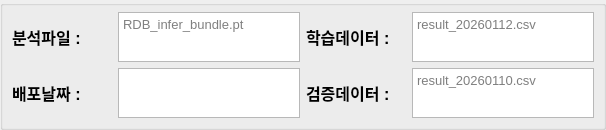
                   <widget class="QGroupBox" name="groupBox_5">
                    <property name="sizePolicy">
                     <sizepolicy hsizetype="Expanding" vsizetype="Expanding">
                      <horstretch>5</horstretch>
                      <verstretch>0</verstretch>
                     </sizepolicy>
                    </property>
                    <property name="minimumSize">
                     <size>
                      <width>400</width>
                      <height>100</height>
                     </size>
                    </property>
                    <property name="maximumSize">
                     <size>
                      <width>16777215</width>
                      <height>200</height>
                     </size>
                    </property>
                    <property name="baseSize">
                     <size>
                      <width>0</width>
                      <height>0</height>
                     </size>
                    </property>
                    <property name="styleSheet">
                     <string notr="true">margin : 0px;
padding : 0px</string>
                    </property>
                    <property name="title">
                     <string/>
                    </property>
                    <layout class="QGridLayout" name="gridLayout_24">
                     <item row="1" column="0">
                      <widget class="QLabel" name="label_40">
                       <property name="sizePolicy">
                        <sizepolicy hsizetype="Expanding" vsizetype="Expanding">
                         <horstretch>2</horstretch>
                         <verstretch>1</verstretch>
                        </sizepolicy>
                       </property>
                       <property name="minimumSize">
                        <size>
                         <width>80</width>
                         <height>30</height>
                        </size>
                       </property>
                       <property name="maximumSize">
                        <size>
                         <width>100</width>
                         <height>50</height>
                        </size>
                       </property>
                       <property name="font">
                        <font>
                         <family>Segoe UI</family>
                         <pointsize>12</pointsize>
                         <weight>75</weight>
                         <bold>true</bold>
                        </font>
                       </property>
                       <property name="styleSheet">
                        <string notr="true"/>
                       </property>
                       <property name="text">
                        <string>배포날짜 :</string>
                       </property>
                      </widget>
                     </item>
                     <item row="0" column="2">
                      <widget class="QLabel" name="label_42">
                       <property name="sizePolicy">
                        <sizepolicy hsizetype="Expanding" vsizetype="Expanding">
                         <horstretch>2</horstretch>
                         <verstretch>1</verstretch>
                        </sizepolicy>
                       </property>
                       <property name="minimumSize">
                        <size>
                         <width>80</width>
                         <height>30</height>
                        </size>
                       </property>
                       <property name="maximumSize">
                        <size>
                         <width>100</width>
                         <height>50</height>
                        </size>
                       </property>
                       <property name="font">
                        <font>
                         <family>Segoe UI</family>
                         <pointsize>12</pointsize>
                         <weight>75</weight>
                         <bold>true</bold>
                        </font>
                       </property>
                       <property name="styleSheet">
                        <string notr="true"/>
                       </property>
                       <property name="text">
                        <string>학습데이터 :</string>
                       </property>
                      </widget>
                     </item>
                     <item row="0" column="3">
                      <widget class="QTextBrowser" name="textBrowser_traindata">
                       <property name="sizePolicy">
                        <sizepolicy hsizetype="Expanding" vsizetype="Expanding">
                         <horstretch>3</horstretch>
                         <verstretch>1</verstretch>
                        </sizepolicy>
                       </property>
                       <property name="minimumSize">
                        <size>
                         <width>80</width>
                         <height>30</height>
                        </size>
                       </property>
                       <property name="maximumSize">
                        <size>
                         <width>200</width>
                         <height>50</height>
                        </size>
                       </property>
                       <property name="font">
                        <font>
                         <family>Segoe UI</family>
                         <pointsize>10</pointsize>
                        </font>
                       </property>
                       <property name="styleSheet">
                        <string notr="true">padding-top : 0px;
</string>
                       </property>
                       <property name="placeholderText">
                        <string>result_20260112.csv</string>
                       </property>
                      </widget>
                     </item>
                     <item row="1" column="2">
                      <widget class="QLabel" name="label_43">
                       <property name="sizePolicy">
                        <sizepolicy hsizetype="Expanding" vsizetype="Expanding">
                         <horstretch>2</horstretch>
                         <verstretch>1</verstretch>
                        </sizepolicy>
                       </property>
                       <property name="minimumSize">
                        <size>
                         <width>80</width>
                         <height>30</height>
                        </size>
                       </property>
                       <property name="maximumSize">
                        <size>
                         <width>100</width>
                         <height>50</height>
                        </size>
                       </property>
                       <property name="font">
                        <font>
                         <family>Segoe UI</family>
                         <pointsize>12</pointsize>
                         <weight>75</weight>
                         <bold>true</bold>
                        </font>
                       </property>
                       <property name="styleSheet">
                        <string notr="true"/>
                       </property>
                       <property name="text">
                        <string>검증데이터 :</string>
                       </property>
                      </widget>
                     </item>
                     <item row="0" column="0">
                      <widget class="QLabel" name="label_8">
                       <property name="sizePolicy">
                        <sizepolicy hsizetype="Expanding" vsizetype="Expanding">
                         <horstretch>2</horstretch>
                         <verstretch>1</verstretch>
                        </sizepolicy>
                       </property>
                       <property name="minimumSize">
                        <size>
                         <width>80</width>
                         <height>30</height>
                        </size>
                       </property>
                       <property name="maximumSize">
                        <size>
                         <width>100</width>
                         <height>50</height>
                        </size>
                       </property>
                       <property name="font">
                        <font>
                         <family>Segoe UI</family>
                         <pointsize>12</pointsize>
                         <weight>75</weight>
                         <bold>true</bold>
                        </font>
                       </property>
                       <property name="styleSheet">
                        <string notr="true"/>
                       </property>
                       <property name="text">
                        <string>분석파일 :</string>
                       </property>
                      </widget>
                     </item>
                     <item row="1" column="1">
                      <widget class="QTextBrowser" name="textBrowser_model_data">
                       <property name="sizePolicy">
                        <sizepolicy hsizetype="Expanding" vsizetype="Expanding">
                         <horstretch>3</horstretch>
                         <verstretch>1</verstretch>
                        </sizepolicy>
                       </property>
                       <property name="minimumSize">
                        <size>
                         <width>80</width>
                         <height>30</height>
                        </size>
                       </property>
                       <property name="maximumSize">
                        <size>
                         <width>200</width>
                         <height>50</height>
                        </size>
                       </property>
                       <property name="font">
                        <font>
                         <family>Segoe UI</family>
                         <pointsize>10</pointsize>
                        </font>
                       </property>
                       <property name="styleSheet">
                        <string notr="true">padding-top : 0px;
</string>
                       </property>
                      </widget>
                     </item>
                     <item row="1" column="3">
                      <widget class="QTextBrowser" name="textBrowser_validdata">
                       <property name="sizePolicy">
                        <sizepolicy hsizetype="Expanding" vsizetype="Expanding">
                         <horstretch>3</horstretch>
                         <verstretch>1</verstretch>
                        </sizepolicy>
                       </property>
                       <property name="minimumSize">
                        <size>
                         <width>80</width>
                         <height>30</height>
                        </size>
                       </property>
                       <property name="maximumSize">
                        <size>
                         <width>200</width>
                         <height>50</height>
                        </size>
                       </property>
                       <property name="font">
                        <font>
                         <family>Segoe UI</family>
                         <pointsize>10</pointsize>
                        </font>
                       </property>
                       <property name="styleSheet">
                        <string notr="true">padding-top : 0px;
</string>
                       </property>
                       <property name="placeholderText">
                        <string>result_20260110.csv</string>
                       </property>
                      </widget>
                     </item>
                     <item row="0" column="1">
                      <widget class="QTextBrowser" name="textBrowser_model">
                       <property name="sizePolicy">
                        <sizepolicy hsizetype="Expanding" vsizetype="Expanding">
                         <horstretch>3</horstretch>
                         <verstretch>1</verstretch>
                        </sizepolicy>
                       </property>
                       <property name="minimumSize">
                        <size>
                         <width>80</width>
                         <height>30</height>
                        </size>
                       </property>
                       <property name="maximumSize">
                        <size>
                         <width>200</width>
                         <height>50</height>
                        </size>
                       </property>
                       <property name="font">
                        <font>
                         <family>Segoe UI</family>
                         <pointsize>10</pointsize>
                        </font>
                       </property>
                       <property name="styleSheet">
                        <string notr="true">padding-top : 0px;
</string>
                       </property>
                       <property name="placeholderText">
                        <string>RDB_infer_bundle.pt</string>
                       </property>
                      </widget>
                     </item>
                    </layout>
                   </widget>
